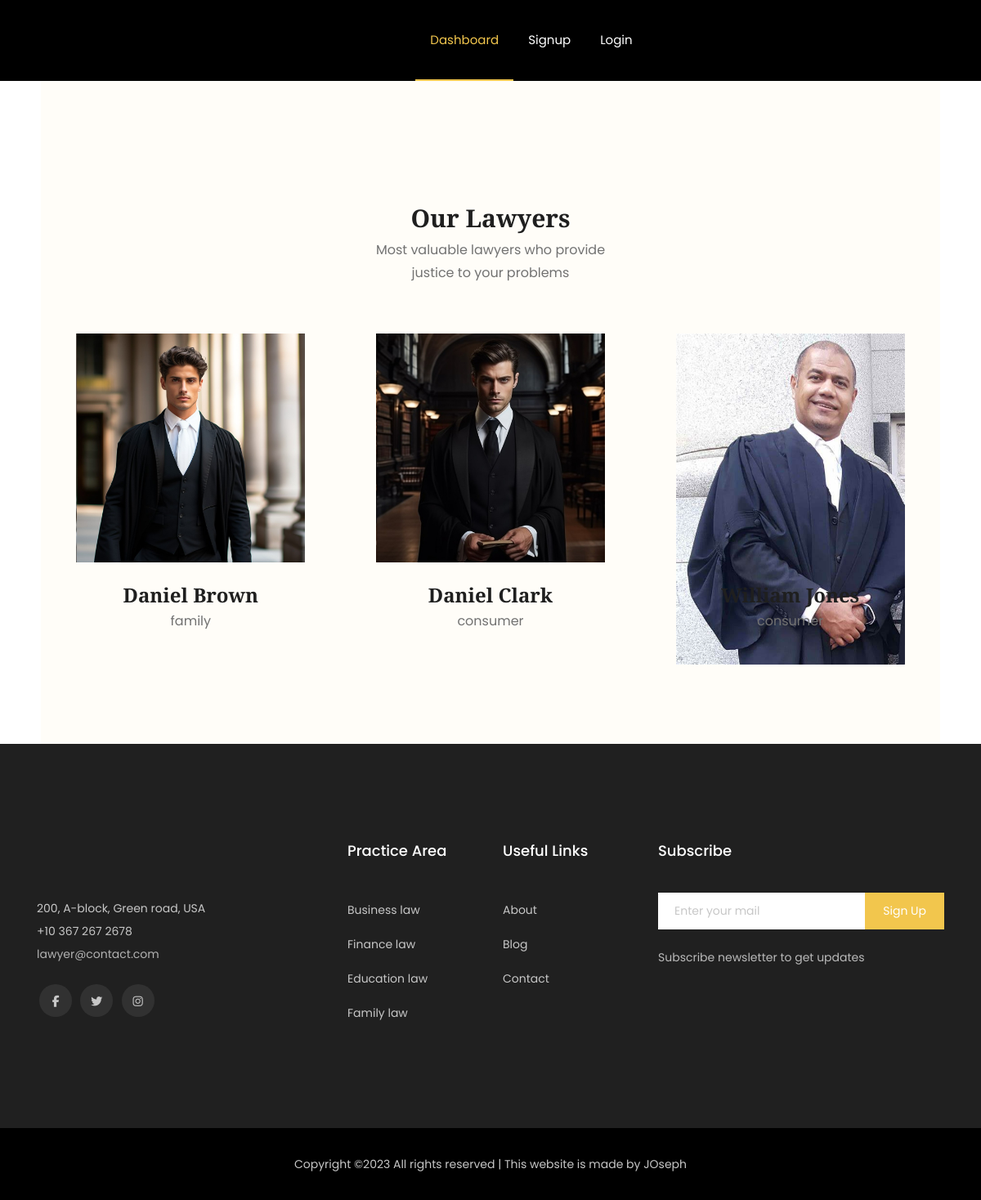
The page /lawyerlist/ on the database its author committed.
### accounts/models.py (models this page shows, shortened)
class LawyerProfile(models.Model):
    SPECIALIZATIONS = (
        ('family', 'Family Lawyer'),
        ('criminal', 'Criminal Lawyer'),
        ('consumer', 'Consumer Lawyer'),
        ('coperatelawyer', 'Coperate Lawyer'),
        ('civilrightlawyer', 'Civil Right Lawyer'),
        ('divorcelawyer', 'Divorce Lawyer'),
    )
    COURT = (
        ('jfcmcchangancherry', 'Judicial First Class Magistrate Court  Changancherry'),
        ('munsiff', 'Munsiff Court Changancherry'),
        ('jfcmcKanjirapally', 'Judicial First Class Magistrate Court  Kanjirapally'),
        ('munsifcourtkanjirapally', 'Munsiff Court Kanjirapally'),
        ('districtcourtkottayam', 'District Court Kottayam'),
        ('highcourtkochi', 'High Court Kochi'),
    )
    id = models.AutoField(primary_key=True)
    user = models.OneToOneField(CustomUser, on_delete=models.CASCADE, related_name='lawyer_profile')
    specialization = models.CharField(max_length=20, choices=SPECIALIZATIONS,blank=True)
    start_date = models.DateField(null=True)  # Date profession started
    experience = models.IntegerField(blank=True)  # Experience in years
    DEFAULT_PROFILE_PICTURE_PATH = 'uploads/default_profile_picture.png'
    profile_picture = models.ImageField(
        upload_to='uploads/',
        default=DEFAULT_PROFILE_PICTURE_PATH,  # Set the default profile picture path
        blank=True,
        null=True
    )
    certificates = models.ManyToManyField('Certificate', blank=True)
    license_no = models.CharField(max_length=30,blank=False)
    locations = TaggableManager()
    cases_won = models.IntegerField(null=True, blank=True)
    cases_lost = models.IntegerField(null=True, blank=True)
    total_cases_handeled = models.IntegerField(null=True, blank=True)
    currendly_handling = models.IntegerField(null=True, blank=True)
    experience = models.IntegerField(null=True, blank=True)
    court = models.CharField(max_length=200, choices=COURT,blank=True)
    working_hours = models.ManyToManyField(TimeSlot, blank=True)
    time_update = models.DateTimeField(null=True, blank=True)

### accounts/views.py (the view)
# urls.py: path('lawyerlist/', views.lawyer_list, name='lawyer_list'),
def lawyer_list(request):
    lawyers = LawyerProfile.objects.all().order_by('-user__date_joined')[:3]
    lawyer_info = []
    for lawyer in lawyers:
        lawyer_info.append({
            'name': f"{lawyer.user.first_name} {lawyer.user.last_name}",
            'specialization': lawyer.specialization,
            'profile_picture': lawyer.profile_picture.url,
            'id': lawyer.id,  # Add lawyer's ID
        })
    return render(request, 'lawyer_list.html', {'lawyer_info': lawyer_info})

### accounts/templates/lawyer_list.html (shortened to what this page needs)
{% load static %}
<!DOCTYPE html>
<html lang="en">
<head>
    <link rel="stylesheet" href="{% static 'css/bootstrap.min.css' %}">
    <link rel="stylesheet" href="{% static 'css/owl.carousel.min.css' %}">
    <link rel="stylesheet" href="{% static 'css/magnific-popup.css' %}">
    <link rel="stylesheet" href="{% static 'css/font-awesome.min.css' %}">
    <link rel="stylesheet" href="{% static 'css/themify-icons.css' %}">
    <link rel="stylesheet" href="{% static 'css/nice-select.css' %}">
    <link rel="stylesheet" href="{% static 'css/flaticon.css' %}">
    <link rel="stylesheet" href="{% static 'css/flaticon.css' %}">
    <link rel="stylesheet" href="{% static 'css/gijgo.css' %}">
    <link rel="stylesheet" href="{% static 'css/slicknav.css' %}">
    <link rel="stylesheet" href="{% static 'css/style.css' %}">
    <link rel="stylesheet" href="{% static 'css/admin.css' %}">
</head>
<body>
    <header>
        <div class="header-area ">
            <div id="sticky-header" class="main-header-area">
                <div class="container-fluid p-0">
                    <div class="row align-items-center justify-content-between no-gutters">
                        <div class="col-xl-2 col-lg-2">
                            <div class="logo-img">
                            </div>
                        </div>
                        <div class="col-xl-7 col-lg-8">
                            <div class="main-menu  d-none d-lg-block">
                                <nav>
                                    <ul id="navigation">
                                        <li><a class="active" href="{% url 'login' %}">Dashboard</a></li>
                                        {% if user.is_authenticated %}
                                        <li>
                                            <a href="#">Welcome {{ user.first_name }}<i class="ti-angle-down"></i></a>
                                            <ul class="submenu">
                                                {% if user.user_type == 'admin' %}
                                                {% endif %}
                                                {% if user.user_type == 'lawyer' %}
                                                                  {% endif %}
                                                <li><a href="{% url 'logout' %}">Logout</a></li>
                                            </ul>
                                        </li>
                                        {% else %}
                                        <li><a href="{% url 'signup' %}">Signup</a></li>
                                        <li><a href="{% url 'login' %}">Login</a></li>
                                        {% endif %}
                                    </ul>
                            </div>
                        </div>
                    </div>
                </div>
            </div>
        </div>
    </header>
    <div class="our_loyers">
        <div class="container">
                <div class="row">
                        <div class="col-xl-12">
                            <div class="section_title text-center mb-60">
                                <h3>Our Lawyers</h3>
                                <p>Most valuable lawyers who provide<br>justice to your problems </p>
                            </div>
                        </div>
                    </div>
            <div class="row">
                {% for lawyer in lawyer_info %}
                <div class="col-xl-4 col-md-6 col-lg-4">
                    <div class="single_loyers text-center">
                        <div class="thumb">
                                <img src="{{ MEDIA_URL }}{{ lawyer.profile_picture }}" alt="Uploaded Image">
                        </div>
                        <a href="{% url 'lawyer_details' lawyer.id %}"><h3>{{ lawyer.name }}</h3></a>
                        <span>{{ lawyer.specialization }}</span>
                    </div>
                </div>
            {% endfor %}
            </div>
        </div>
    </div>
    <footer class="footer">
        <div class="footer_top">
            <div class="container">
                <div class="row">
                    <div class="col-xl-4 col-md-6 col-lg-3">
                        <div class="footer_widget">
                            <div class="footer_logo">
                            </div>
                            <p class="footer_text">200, A-block, Green road, USA <br>
                                +10 367 267 2678 <br>
                                <a class="domain" href="#">lawyer@contact.com</a></p>
                            <div class="socail_links">
                                <ul>
                                    <li>
                                        <a href="#">
                                            <i class="fa fa-facebook"></i>
                                        </a>
                                    </li>
                                    <li>
                                        <a href="#">
                                            <i class="fa fa-twitter"></i>
                                        </a>
                                    </li>
                                    <li>
                                        <a href="#">
                                            <i class="fa fa-instagram"></i>
                                        </a>
                                    </li>
                                </ul>
                            </div>
                        </div>
                    </div>
                    <div class="col-xl-2 col-md-6 col-lg-2">
                        <div class="footer_widget">
                            <h3 class="footer_title">
                                    Practice Area
                            </h3>
                            <ul>
                                <li><a href="#">Business law
                                    </a></li>
                                <li><a href="#">Finance law</a></li>
                                <li><a href="#">Education law</a></li>
                                <li><a href="#">Family law</a></li>
                            </ul>
                        </div>
                    </div>
                    <div class="col-xl-2 col-md-6 col-lg-2">
                        <div class="footer_widget">
                            <h3 class="footer_title">
                                    Useful Links
                            </h3>
                            <ul>
                                <li><a href="#">About</a></li>
                                <li><a href="#">Blog</a></li>
                                <li><a href="#"> Contact</a></li>
                            </ul>
                        </div>
                    </div>
                    <div class="col-xl-4 col-md-6 col-lg-4">
                        <div class="footer_widget">
                            <h3 class="footer_title">
                                    Subscribe
                            </h3>
                            <form action="#" class="newsletter_form">
                                <input type="text" placeholder="Enter your mail">
                                <button type="submit">Sign Up</button>
                            </form>
                            <p class="newsletter_text">Subscribe newsletter to get updates</p>
                        </div>
                    </div>
                </div>
            </div>
        </div>
        <div class="copy-right_text">
            <div class="container">
                <div class="footer_border"></div>
                <div class="row">
                    <div class="col-xl-12">
                        <p class="copy_right text-center">
Copyright &copy;<script>document.write(new Date().getFullYear());</script> All rights reserved | This website is made by  JOseph
                        </p>
                    </div>
                </div>
            </div>
        </div>
    </footer>
</body>
</html>

### accounts/templates/lawyer_list.html (style rules this page uses)
#navigation { display: flex; align-items: center; list-style: none; padding: 0; }
#navigation li { margin: 0; padding: 0; margin-right: 0px; }
#navigation li:last-child { margin-right: 0; }

### rows shown on the page
LawyerProfile: specialization "family"
LawyerProfile: specialization "consumer"
LawyerProfile: specialization "consumer"

### other values the page prints
{{ lawyer.name }} "Daniel Brown" "Daniel Clark" "William Jones"
